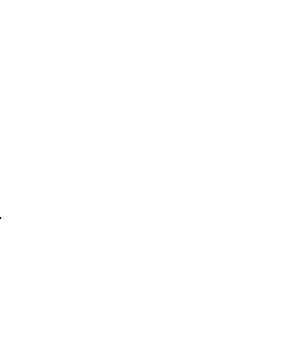
Frame 1 (no input)
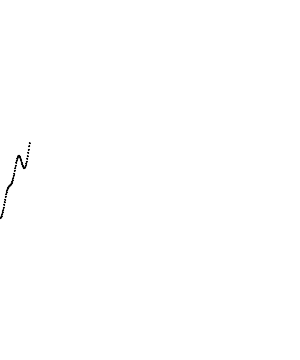
Frame 60 (the mouse pressed at the canvas centre just before this capture)
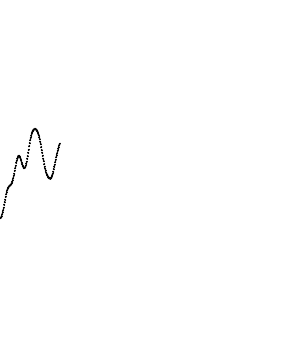
Frame 120 (the mouse held since frame 60 and released just before this capture)

The Processing sketch that drew these frames (run headless with seeded random() and noise(); from frame 60 on, the mouse is pressed at the canvas centre):

// Processing sketch: Extra_02
// ── Extra_02.pde
// パーリンノイズをMap関数でマッピング、ノイズ = 0～1までの範囲、マッピングの範囲 = 0～heightまでの範囲ｓ
float time = 0;
float x = 0;

void setup() {
  smooth();
  size(300, 360);
  background(255);
}

void draw() {
  float n = noise(time);
  print("noise : " + n + "     ");
  
  float y = map(n, 0, 1, 0, height); // ノイズ値、0～1までの範囲、0～heightまでの範囲でマッピング
  println("map_y : " + y);
  
  ellipse(x, y, 1, 1);
  x += 0.5;
  time += 0.01;
  
  if (x > width) {
    x = 0;
    background(255);
  }
}
